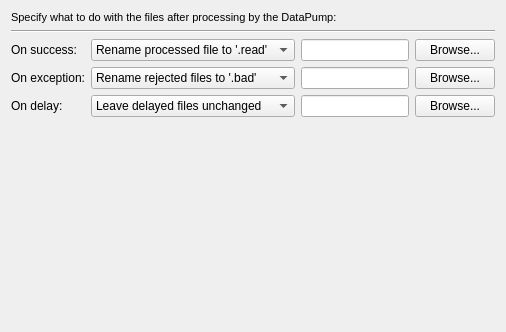
     <widget class="QWidget" name="tab_Housekeeping">
      <attribute name="title">
       <string>Housekeeping</string>
      </attribute>
      <layout class="QVBoxLayout" name="verticalLayout">
       <item>
        <widget class="QLabel" name="labelHousekeeping">
         <property name="text">
          <string>&lt;!DOCTYPE HTML PUBLIC &quot;-//W3C//DTD HTML 4.0//EN&quot; &quot;http://www.w3.org/TR/REC-html40/strict.dtd&quot;&gt;
&lt;html&gt;&lt;head&gt;&lt;meta name=&quot;qrichtext&quot; content=&quot;1&quot; /&gt;&lt;style type=&quot;text/css&quot;&gt;
p, li { white-space: pre-wrap; }
&lt;/style&gt;&lt;/head&gt;&lt;body style=&quot; font-family:'MS Shell Dlg 2'; font-size:8.25pt; font-weight:400; font-style:normal;&quot;&gt;
&lt;p style=&quot; margin-top:0px; margin-bottom:0px; margin-left:0px; margin-right:0px; -qt-block-indent:0; text-indent:0px;&quot;&gt;&lt;span style=&quot; font-size:8pt;&quot;&gt;Specify what to do with the files after processing by the DataPump:&lt;/span&gt;&lt;/p&gt;&lt;/body&gt;&lt;/html&gt;</string>
         </property>
        </widget>
       </item>
       <item>
        <widget class="Line" name="line">
         <property name="orientation">
          <enum>Qt::Horizontal</enum>
         </property>
        </widget>
       </item>
       <item>
        <layout class="QGridLayout" name="gridLayout">
         <item row="0" column="0">
          <widget class="QLabel" name="TextLabel2_2_2_2_2_2">
           <property name="text">
            <string>On success:</string>
           </property>
           <property name="wordWrap">
            <bool>false</bool>
           </property>
          </widget>
         </item>
         <item row="0" column="1">
          <widget class="QComboBox" name="comboBoxTaskPostImport">
           <property name="toolTip">
            <string>What to do with successfully processed files...</string>
           </property>
           <item>
            <property name="text">
             <string>Rename processed file to '.read'</string>
            </property>
           </item>
           <item>
            <property name="text">
             <string>Delete data files processed</string>
            </property>
           </item>
           <item>
            <property name="text">
             <string>Move files to folder...</string>
            </property>
           </item>
           <item>
            <property name="text">
             <string>FTP files...</string>
            </property>
           </item>
          </widget>
         </item>
         <item row="0" column="2">
          <widget class="QLineEdit" name="lineEditPostInsertion">
           <property name="toolTip">
            <string>Target Folder</string>
           </property>
          </widget>
         </item>
         <item row="0" column="3">
          <widget class="QPushButton" name="pushButtonBrowsePostInsertion">
           <property name="toolTip">
            <string>Pick target folder...</string>
           </property>
           <property name="whatsThis">
            <string/>
           </property>
           <property name="text">
            <string>Browse...</string>
           </property>
           <property name="autoDefault">
            <bool>false</bool>
           </property>
          </widget>
         </item>
         <item row="1" column="0">
          <widget class="QLabel" name="TextLabel2_2_2_2_2_2_2">
           <property name="text">
            <string>On exception:</string>
           </property>
           <property name="wordWrap">
            <bool>false</bool>
           </property>
          </widget>
         </item>
         <item row="1" column="1">
          <widget class="QComboBox" name="comboBoxTaskPostImportFailure">
           <property name="toolTip">
            <string>What to do with rejected files...</string>
           </property>
           <item>
            <property name="text">
             <string>Rename rejected files to '.bad'</string>
            </property>
           </item>
           <item>
            <property name="text">
             <string>Move rejected files to folder...</string>
            </property>
           </item>
          </widget>
         </item>
         <item row="1" column="2">
          <widget class="QLineEdit" name="lineEditPostInsertionFailure">
           <property name="toolTip">
            <string>Target Folder</string>
           </property>
          </widget>
         </item>
         <item row="1" column="3">
          <widget class="QPushButton" name="pushButtonBrowsePostInsertionFailure">
           <property name="toolTip">
            <string>Pick target folder...</string>
           </property>
           <property name="text">
            <string>Browse...</string>
           </property>
           <property name="autoDefault">
            <bool>false</bool>
           </property>
          </widget>
         </item>
         <item row="2" column="0">
          <widget class="QLabel" name="TextLabel2_2_2_2_2_2_3">
           <property name="text">
            <string>On delay:</string>
           </property>
           <property name="wordWrap">
            <bool>false</bool>
           </property>
          </widget>
         </item>
         <item row="2" column="1">
          <widget class="QComboBox" name="comboBoxTaskPostImportDelay">
           <property name="toolTip">
            <string>What to do with delayed files...</string>
           </property>
           <item>
            <property name="text">
             <string>Leave delayed files unchanged</string>
            </property>
           </item>
           <item>
            <property name="text">
             <string>Rename delayed files to '.delay'</string>
            </property>
           </item>
           <item>
            <property name="text">
             <string>Move delayed files to folder...</string>
            </property>
           </item>
          </widget>
         </item>
         <item row="2" column="2">
          <widget class="QLineEdit" name="lineEditPostInsertionDelay">
           <property name="toolTip">
            <string>Target Folder</string>
           </property>
          </widget>
         </item>
         <item row="2" column="3">
          <widget class="QPushButton" name="pushButtonBrowsePostInsertionDelay">
           <property name="toolTip">
            <string>Pick target folder...</string>
           </property>
           <property name="text">
            <string>Browse...</string>
           </property>
           <property name="autoDefault">
            <bool>false</bool>
           </property>
          </widget>
         </item>
        </layout>
       </item>
       <item>
        <spacer name="verticalSpacer">
         <property name="orientation">
          <enum>Qt::Vertical</enum>
         </property>
         <property name="sizeHint" stdset="0">
          <size>
           <width>20</width>
           <height>204</height>
          </size>
         </property>
        </spacer>
       </item>
      </layout>
     </widget>
